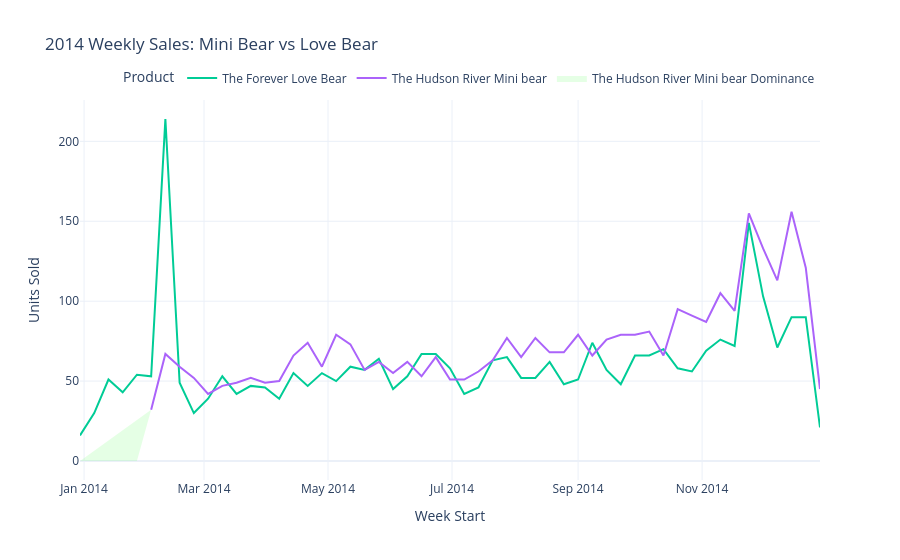

This figure's notebook cell:
### Markdown cell above
**Q4 — Despite ranking 4th in total revenue, were there specific weeks in 2014 where 'The Hudson River Mini Bear' outsold 'The Forever Love Bear'?**

### Code cell
q4 = """
    SELECT
        DATE_TRUNC('week', o.created_at::TIMESTAMP)::DATE AS week_start,
        p.product_name,
        COUNT(oi.order_item_id) AS items_sold
    FROM order_items AS oi JOIN products AS p USING (product_id)
    JOIN orders AS o USING (order_id)
    WHERE o.created_at::TIMESTAMP BETWEEN '2014-01-01' AND '2014-12-31'
      AND (p.product_name ILIKE '%Mini Bear%' OR p.product_name ILIKE '%Love Bear%')
    GROUP BY 1, 2 
    ORDER BY 1
"""
df = con_duck.execute(q4).df()

fig = px.line(df, x='week_start', y='items_sold', color='product_name',
              title='2014 Weekly Sales: Mini Bear vs Love Bear',
              color_discrete_map={
                  'The Hudson River Mini Bear': '#4C72B0',
                  'The Loving Sugar Love Bear': '#DD8452'
              },
              labels={'week_start': 'Week Start', 'items_sold': 'Units Sold', 'product_name': 'Product'})


pivot = df.pivot(index='week_start', columns='product_name', values='items_sold').fillna(0)
mini_col = [c for c in pivot.columns if 'Mini' in c][0]
love_col = [c for c in pivot.columns if 'Love' in c][0]

fig.add_trace(go.Scatter(
    x=pivot.index, 
    y=pivot[mini_col],
    fill='tonexty',
    fillcolor='rgba(0, 255, 0, 0.1)',
    line_color='rgba(255,255,255,0)',
    name=f'{mini_col} Dominance',
    showlegend=True
))

fig.update_layout(
    hovermode='x unified',
    template='plotly_white',
    legend=dict(orientation="h", yanchor="bottom", y=1.02, xanchor="right", x=1)
)

fig.show()
